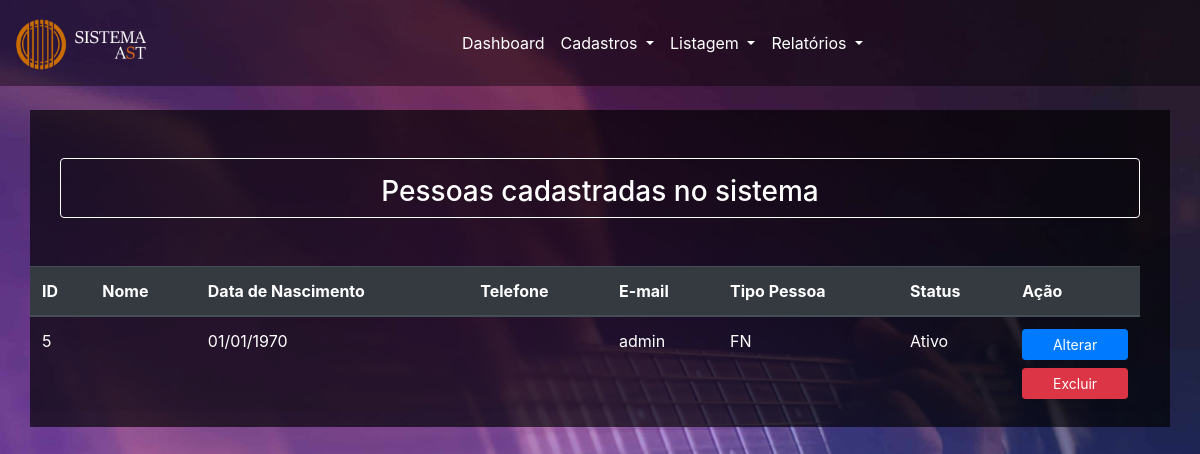
/listagemPessoa.php, run on the app's committed database.
### tables this page shows
CREATE TABLE `pessoa` (
  `id` int(11) NOT NULL,
  `nome` varchar(100) NOT NULL,
  `genero` char(9) NOT NULL,
  `dataNascimento` date DEFAULT NULL,
  `cpf` char(14) NOT NULL,
  `telefone` varchar(11) NOT NULL,
  `cidade` varchar(100) NOT NULL,
  `estado` char(2) NOT NULL,
  `endereco` varchar(100) DEFAULT NULL,
  `numero` int(11) DEFAULT NULL,
  `email` varchar(100) NOT NULL,
  `cep` char(9) DEFAULT NULL,
  `senha` varchar(95) NOT NULL,
  `tipoPessoa` enum('AL','FN') NOT NULL,
  `dataAdmissao` datetime DEFAULT CURRENT_TIMESTAMP,
  `dataDemissao` date DEFAULT NULL,
  `status` tinyint(1) NOT NULL DEFAULT '1'
);

### funcoes.php (called while the page is built, shortened)
<?php
function converteData($data){
    return date("d/m/Y", strtotime($data));
}

### listagemPessoa.php (the view, shortened to what this page needs)
<?php
require("funcoes.php");
$sql = "select * from pessoa";
$resultado = mysqli_query($conexao, $sql);
?>
<!DOCTYPE html>
<html lang="en">
<head>
    <link rel="stylesheet" href="https://stackpath.bootstrapcdn.com/bootstrap/4.3.1/css/bootstrap.min.css"
>
</head>
<body style="background: url(Imagens/Background.jpg) no-repeat center center fixed; background-size: cover;">
<?php include("nav-bar.php"); ?>
    <div class="container" style="background-color: rgba(0, 0, 0, 0.66); color: white">
        <div class="container" ><br><br>
            <div class="text-center border border-white rounded"><h3 class="pt-3">Pessoas cadastradas no sistema</h3>
             </div><br><br>
        </div>
        <div class="table-responsive row">
            <table class="table table-striped">
                <thead class="thead-dark">
                    <tr>
                        <th scope="col">ID</th>
                        <th scope="col">Nome</th>
                        <th scope="col">Data de Nascimento</th>
                        <th scope="col">Telefone</th>
                        <th scope="col">E-mail</th>
                        <th scope="col">Tipo Pessoa</th>
                        <th scope="col">Status</th>
                        <th scope="col">Ação</th>
                    </tr>
                </thead>
                <tbody style= "color: white">
                    <?php
                    if(mysqli_num_rows($resultado) > 0){
                        while($linhas = mysqli_fetch_assoc($resultado)){ ?>
                            <tr>
                                <td>  <?php echo $linhas['id']; $id = $linhas['id'] ?>  </td>
                                <td>  <?php echo $linhas['nome']?>  </td>
                                <td>  <?php echo converteData($linhas['dataNascimento'])?>  </td>
                                <td>  <?php echo $linhas['telefone']?>  </td>
                                <td>  <?php echo $linhas['email']?>  </td>
                                <td>  <?php echo $linhas['tipoPessoa']?>  </td>
                                <td>  <?php if($linhas['status'] == 1){echo "Ativo";}else{echo "Inativo";}?>  </td>
                                <td>
                                <?php
                                    $linkAlterar = "<a class='btn btn-primary btn-sm btn-block' href='alterarPessoa.php?id={$id}'>Alterar</a>";
                                    echo "{$linkAlterar}";
                                    $linkExcluir = "<a class='btn btn-danger btn-sm btn-block' href='excluirPessoa.php?id={$id}'  onclick='solicitaExclusao()'>Excluir</a>";
                                    echo "{$linkExcluir}";
                                ?>
                                </td>
                            </tr>
                    <?php }} else {echo "Nenhum registro encontrado";}  ?>
                </tbody>
            </table>
        </div>
    </div>
</body>
</html>

### data on the page
pessoa: id "5", dataNascimento "01/01/1970", email "admin", tipoPessoa "FN", status "Ativo"
